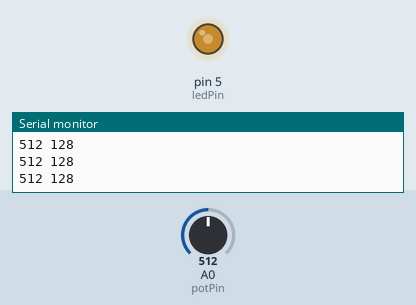
The sketch below on a simulated Arduino Uno, built with avr-gcc and run on an emulated ATmega328P. Shown: output pins drawn as LEDs (lit = HIGH), the last lines printed to the serial monitor. The inputs (shaded band) are chosen by the test bench; at power-on: A0 (potPin) = 512.

Above: at 1.2 s.
1.3 s: A0 (potPin) set to 987
At 1.7 s:
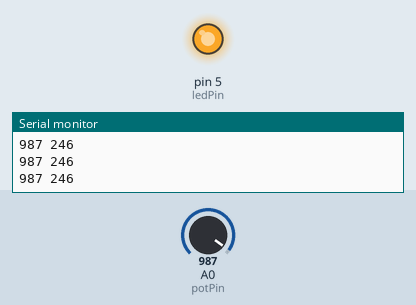
2.8 s: A0 (potPin) set to 1018
At 4.0 s:
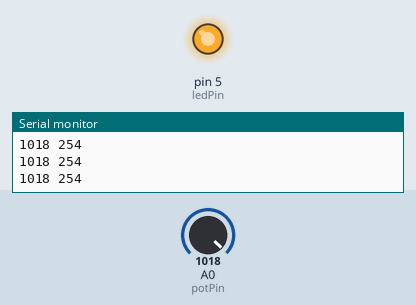
5.8 s: A0 (potPin) set to 716
At 6.1 s:
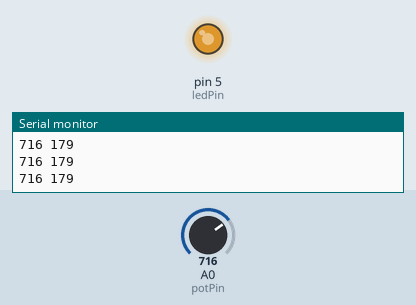
7.3 s: A0 (potPin) set to 122
At 8.5 s:
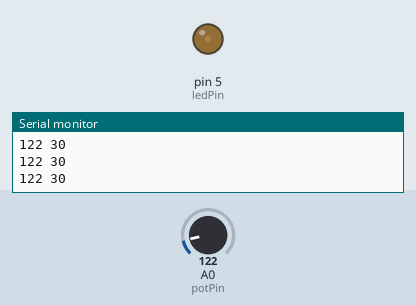
8.8 s: A0 (potPin) set to 0
At 9.6 s:
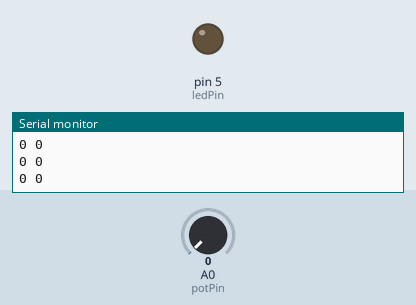
Timing chart, 0 to 11.3 s (numbered marks = the images above; inputs shaded):
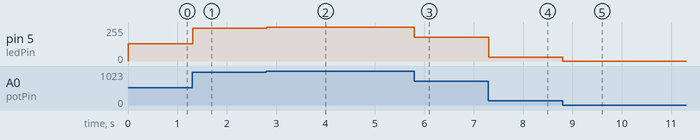

The sketch:

demo04.ino
```cpp
#define ledPin 5
#define potPin A0
void setup() {
  // put your setup code here, to run once:
  pinMode(potPin, INPUT);// 改变A0引脚为输入模式
  pinMode(ledPin, OUTPUT);//改变第五引脚为输出模式
  Serial.begin(9600);//初始化波特率
}

void loop() {
  // put your main code here, to run repeatedly:
  int potValue = analogRead(A0);//创建状态变量
  analogWrite(5,potValue/4 );
  Serial.print(potValue); //打印到串口监视器
  Serial.print(" ");
  Serial.println(potValue/4);// 将输出值打印
}
```

Measured:
- after the input at 1.3 s, pin 5 (ledPin): 128/255 → 246/255 at once
- after the input at 2.8 s, pin 5 (ledPin): 246/255 → 254/255 at once
- after the input at 5.8 s, pin 5 (ledPin): 254/255 → 179/255 at once
- after the input at 7.3 s, pin 5 (ledPin): 179/255 → 30/255 at once
- after the input at 8.8 s, pin 5 (ledPin): 30/255 → 0/255 at once
